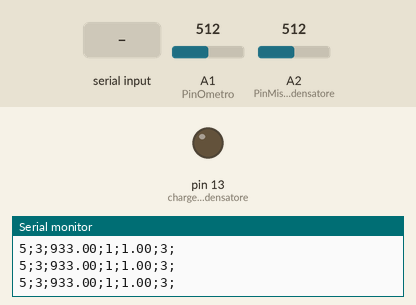
Recording of a sketch running on a simulated Arduino Uno, built with avr-gcc and run on an emulated ATmega328P. On the bench: output pins drawn as LEDs (lit = HIGH), the last lines printed to the serial monitor. Inputs (shaded band) come from the test bench; at power-on: A2 (PinMisuratoreDiCondensatore) = 512, A1 (PinOmetro) = 512.

Above: at 1.2 s.
1.3 s: "342\n" received over Serial
At 2.5 s:
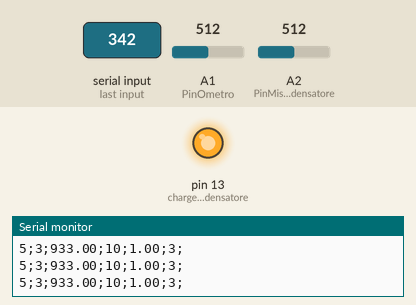
2.8 s: A2 (PinMisuratoreDiCondensatore) set to 634
4.3 s: A2 (PinMisuratoreDiCondensatore) set to 658
At 5.5 s:
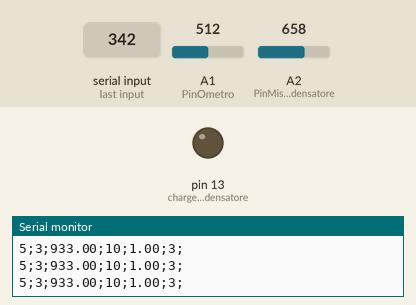
5.8 s: A2 (PinMisuratoreDiCondensatore) set to 0
At 7.3 s:
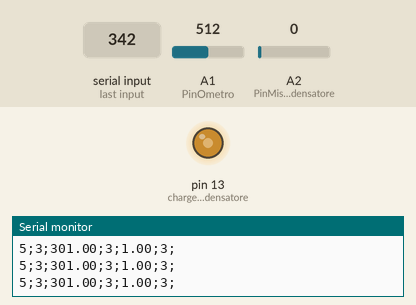
7.6 s: "343\n" received over Serial
Timing chart, 0 to 10.1 s (numbered marks = the images above; inputs shaded):
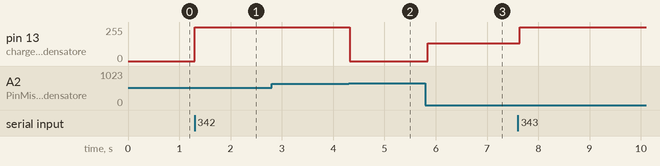

The sketch:

Multimetro_Serial-Software_v1.0.ino
```cpp
//*****************************************************************************************************************************//
//------------------          By  MastrMarco    Versione 1.00        ISCRIVITI AL CANALE YOUTUBE       ------------------------//
//
//                                  https://www.youtube.com/channel/UCpQb1Iz6M229ylkyXpdJPlw
//*****************************************************************************************************************************//
//---------------
int Pc;
int SerialComand = 3;

unsigned long tempo = 0;
unsigned long tempo0 = 0;
int limite = 50;

int Mod = 0;
int const Ometro = 0;
int const Voltmetro = 1;
int const MisuratoreDiCondensatore = 2;

int PinVoltmetro = A0;
int PinOmetro = A1;
int PinMisuratoreDiCondensatore = A2;
int chargePinCondensatore = 13;
int dischargePinCondensatore = 11;
int DL = 0;
float Varduino5V = 5.08f;

//----------------------------------------------------------------------
int Compatibile = 5;
int InfoArduino = 3;
float Ver = 1.00;
int ModMIS = 1;
int Progetto = 3;
float SerialDataInvio;
int BRIGHTNESS;


void setup() {
  Serial.begin(9600);
  pinMode(PinVoltmetro, INPUT);
  pinMode(PinOmetro, INPUT);
  pinMode(PinMisuratoreDiCondensatore, INPUT);
  pinMode(chargePinCondensatore, OUTPUT);
  digitalWrite(dischargePinCondensatore, LOW);
  Serial.println("/*************************/");
  Serial.println("/******By_MastrMarco******/");
  Serial.println("/******** V 1.00 *********/");
  Serial.println("/*************************/");
  Serial.println("");
  Serial.println("");
  Serial.println("");
}
void loop() {
  tempo = millis();
  if (tempo >= (tempo0 + limite)) {
    tempo0 = tempo;
    //----------------------------------------------------------------------
    //                Verifica Compatibile(0)        Tipo di Arduino(1)               Invio Dati(2)                  MOD (3)              Versione(4)       Sequenza di progetto(5)
    String data = String (Compatibile) + ";" + String (InfoArduino) + ";" + String (SerialDataInvio) + ";" + String (ModMIS) + ";" + String (Ver) + ";" + String (Progetto) + ";";
    Serial.println(data);
  }

  if (Serial.available()) {
    Pc = Serial.parseInt();
    Serial.read();
    if (Pc == 340) {
      Mod = Ometro;
      ModMIS = 1;
    }
    if (Pc == 341) {
      Mod = Voltmetro;
      ModMIS = 2;
    }
    if (Pc == 342) {
      Mod = MisuratoreDiCondensatore;
      SerialComand = 3;
      ModMIS = 3;
    }
    if (Pc == 343) {
      DL = 0;
    }
  }
  Set();
}

void Set() {
  switch (Mod) {
    case Ometro: LetturaResistore();
      break;
    case Voltmetro: LetturaTensione();
      break;
    case MisuratoreDiCondensatore: LetturaCondensatore();
      break;
  }
}
//------------------------------------------------------------[Ometro]-----------------------------------------------------------------------
float Rx, v1 = 0;
float R1_Ometro = 933;
unsigned long tempoR = 0;
unsigned long tempoRr = 0;
int limiteLR = 500;

void LetturaResistore() {
  tempoR = millis();
  int Rdato = analogRead(PinOmetro);
  v1 = map(Rdato, 0, 1024, 0, 5080) / 1000.0; //mV
  Rx = (R1_Ometro * (Varduino5V - v1)) / v1;
  if (tempoR >= (tempoRr + limiteLR)) {
    tempoRr = tempoR;
    SerialDataInvio = Rx;
  }
}

//-----------------------------------------------------------[Voltmetro]---------------------------------------------------------------------
float Con = 0.0;
float Volt = 0.0;
float R1_Voltmetro = 29900.0;
float R2_Voltmetro = 7490.0;
int datiS = 0;
unsigned long tempoT = 0;
unsigned long tempoTr = 0;
int limiteLT = 500;

void LetturaTensione() {
  tempoT = millis();
  // leggere il valore sull'ingresso analogico
  datiS = analogRead(PinVoltmetro);
  Con = (datiS * Varduino5V ) / 1008;
  Volt = Con / (R2_Voltmetro / (R1_Voltmetro + R2_Voltmetro));
  if (tempoT >= (tempoTr + limiteLT)) {
    tempoTr = tempoT;
    SerialDataInvio = Volt, 2;
  }
}

//----------------------------------------------------------[Condensatore]-------------------------------------------------------------------
#define resistorValue 10000.0F
unsigned long startTime;
unsigned long elapsedTime;
float microFarads;
float nanoFarads;
unsigned long tempoC = 0;
unsigned long tempoCr = 0;
int limiteLC = 500;


void LetturaCondensatore() {
  tempoC = millis();
  digitalWrite(chargePinCondensatore, HIGH);
  startTime = millis();

  if ( DL < 5  ) {
    while (analogRead(PinMisuratoreDiCondensatore) < 648) {
      if (Serial.available()) {
        SerialComand = Serial.parseInt();
        Serial.read();
        if ((SerialComand = 1) or (SerialComand = 2) ) {
          if (SerialComand == 340) {
            Mod = Ometro;
          }
          if (SerialComand == 341) {
            Mod = Voltmetro;
          }
          break;
        }
      }
      String data = String (Compatibile) + ";" + String (InfoArduino) + ";" + String (SerialDataInvio) + ";" + String (ModMIS) + ";" + String (Ver) + ";" + String (Progetto) + ";";
      Serial.println(data);
      ModMIS = 10;
    }
  }
  elapsedTime = millis() - startTime;
  microFarads = ((float)elapsedTime / resistorValue) * 1000;

  if (microFarads > 1) {
    DL = (long)microFarads;
    SerialDataInvio = (long)microFarads;
    ModMIS = 3;
  }
  else {
    if (Mod == MisuratoreDiCondensatore and  DL < 5) {
      if (tempoC >= (tempoCr + limiteLC)) {
        tempoCr = tempoC;
        nanoFarads = microFarads * 1000.0;
        SerialDataInvio = (long)nanoFarads, 0;
        ModMIS = 4;
      }
    }
    if (analogRead(PinMisuratoreDiCondensatore) > 1000) {
      ModMIS = 11;
      DL = 0;
    }
  }
  digitalWrite(chargePinCondensatore, LOW);
  pinMode(dischargePinCondensatore, OUTPUT);
  digitalWrite(dischargePinCondensatore, LOW);
  while (analogRead(PinMisuratoreDiCondensatore) > 0) {
  }
  pinMode(dischargePinCondensatore, INPUT);
}
```

Measured:
- the behaviour switches between 647 and 648 on A2 (PinMisuratoreDiCondensatore) (found by bisection; images 1 and 2)
- after the input at 1.3 s, pin 13 (chargePinCondensatore): 0/255 → 255/255 at once
- after the input at 4.3 s, pin 13 (chargePinCondensatore): 255/255 → 0/255 at once
- after the input at 5.8 s, pin 13 (chargePinCondensatore): 0/255 → 135/255 at once
